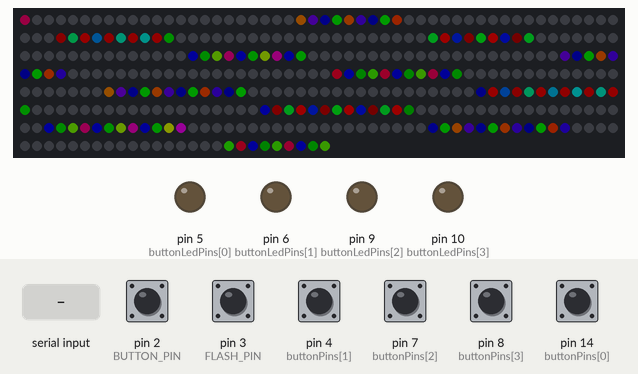
This program was run on a simulated Arduino Nano, built with avr-gcc and run on an emulated ATmega328P. On the bench: 376 RGB LEDs in strip order, left to right, continuing on the next row, output pins drawn as LEDs (lit = HIGH). The test bench sets the inputs (shaded band); at power-on: pin 2 (BUTTON_PIN), pin 3 (FLASH_PIN), pin 4 (buttonPins[1]), pin 7 (buttonPins[2]), pin 8 (buttonPins[3]), pin 14 (buttonPins[0]) HIGH. Dim RGB values are drawn brighter than linear; colours are those a GRB WS2812 strip shows for the declared byte order; what the program prints to the serial monitor is not drawn.

Above: at 1.2 s.
1.3 s: pin 3 (FLASH_PIN) pulled LOW for 0.15 s
At 1.49 s:
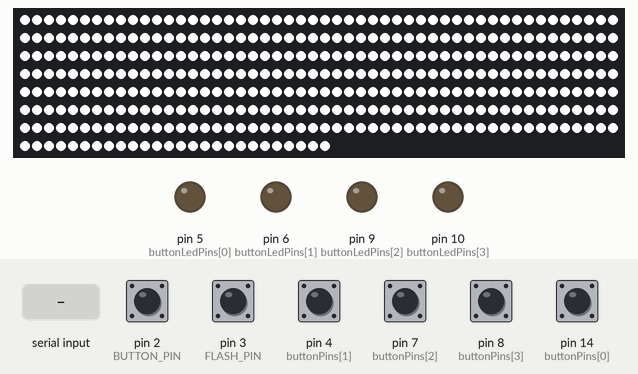
2.0 s: "f" received over Serial
At 2.53 s:
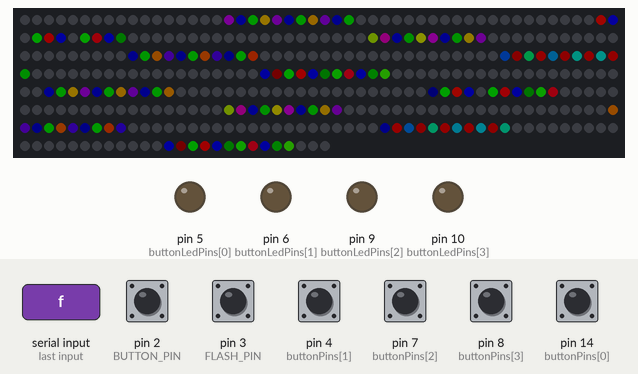
5.0 s: "t" received over Serial
At 5.38 s:
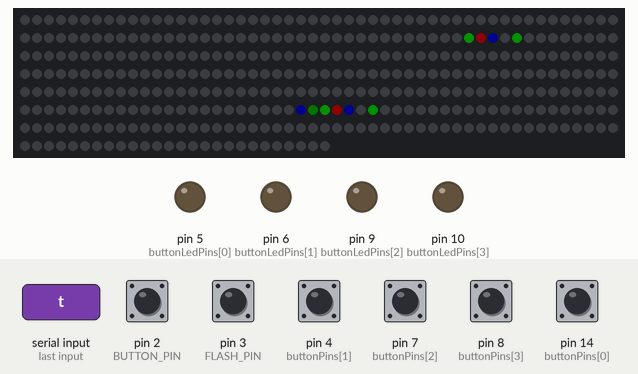
7.9 s: pin 3 (FLASH_PIN) pulled LOW for 1 s
At 8.7 s:
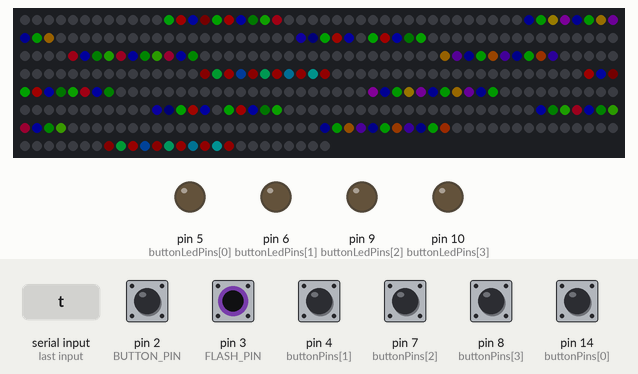
9.5 s: "F" received over Serial
At 10.02 s:
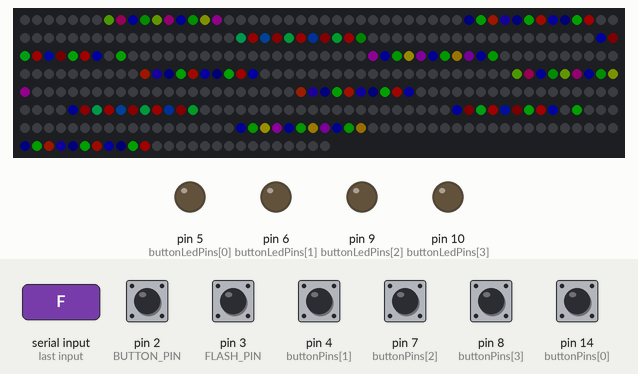
12.5 s: pin 3 (FLASH_PIN) pulled LOW for 0.15 s
At 12.98 s:
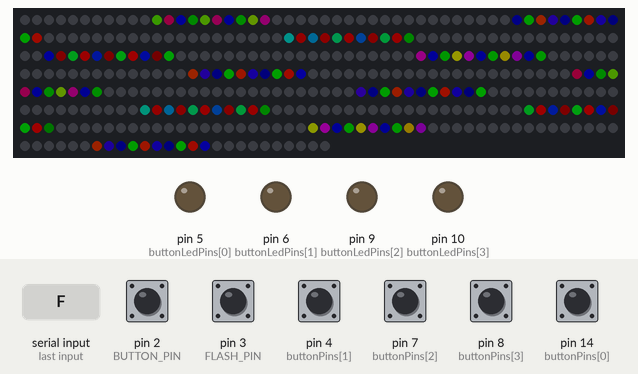
Timing chart, 0 to 15.5 s (numbered marks = the images above; inputs shaded):
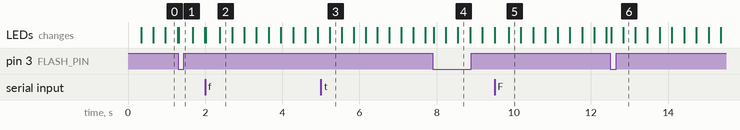

Measured:
- after the input at 1.3 s, the LEDs: change at once (image 1)
- after the input at 2.0 s, the LEDs: first change at once (image 2 shows a later state)
- after the input at 5.0 s, the LEDs: change after 0.23 s (image 3)
- after the input at 7.9 s, the LEDs: first change at once (image 4 shows a later state)
- after the input at 9.5 s, the LEDs: first differ from a run without the input at once (image 5 shows a later state)
- after the input at 12.5 s, the LEDs: first change at once (image 6 shows a later state)

The program:

main.cpp
```cpp
#include <Arduino.h>

#include <FastLED.h>
#include "FastLED_RGBW.h"

// //GRBW
// //RGB
// // 24 außen
// // 23 innen
// // unten innen eingespeißt, gegen den Uhrzeigersinn

// trigger button
#define BUTTON_PIN      2
#define DEBOUNCE        200
#define FILTER_DELAY    5       // ms, after which the trigger button counts as pressed
#define INTERRUPT_MODE  RISING

// flash input
#define FLASH_PIN       3
#define FLASH_DEBOUNCE  200
#define FLASH_FILTER    2
#define FLASH_INT_MODE  FALLING

// menu buttons
const uint8_t buttonPins[] =    { 14,  4,  7,  8 };
const uint8_t buttonLedPins[] = { 5,  6,  9, 10 };
const uint8_t buttonPressedLevel = HIGH;
#define DATA_PIN    16 //11
#define NUM_LEDS    282
const uint8_t buttonNum = sizeof(buttonPins) / sizeof(buttonPins[0]);

CRGBW leds[NUM_LEDS];
CRGB *ledsRGB = (CRGB *) &leds[0];

#define IDLE_ANIM_STEPTIME  20
#define FLASH_TIME          100
#define BRIGHTNESS_IDLE     32
#define BRIGHTNESS_CIRCLE   64

CRGBW black(0, 0, 0, 0);
CRGBW red(255, 0, 0, 0);
CRGBW green(0, 255, 0, 0);
CRGBW blue(0, 0, 255, 0);
CRGBW yellow(255, 255, 0, 0);
CRGBW cyan(0, 255, 255, 0);
CRGBW violet(255, 0, 255, 0);
CRGBW white(0, 0, 0, 255);
CRGBW fullWhite(255, 255, 255, 255);

CRGBW loadingColors[] = {red, yellow, green, cyan, blue, white};


#define STRIP_OUTER_LEN 24
#define STRIP_INNER_LEN 23

uint8_t segmentOrder[] = {3, 2, 1, 6, 5, 4};


// magic - do not touch
// should generate the same pattern as generateLedMapping
uint16_t mappedLedNum(uint16_t ledNum) {
    // ledNum *= 2;
    for(uint8_t i = 0; i < 6; i++) {
        //0   1  47   0  48
        //1  48  94  47  95
        //2  95 141  94 142
        //3 142 188 141 189
        //4 189 235 188 236
        //5 236 282 235 283
        uint16_t innerMin = (STRIP_INNER_LEN * i) * 2 + (i + 1);
        uint16_t innerMax = innerMin + STRIP_INNER_LEN * 2;
        uint16_t outerMin = (STRIP_OUTER_LEN * i) * 2 - i;
        uint16_t outerMax = outerMin + STRIP_OUTER_LEN * 2;

        if(ledNum >= innerMin && ledNum < innerMax && ledNum % 2 != i % 2) {
            return (STRIP_INNER_LEN * segmentOrder[i]) - 1 - (ledNum - innerMin) / 2;
        }
        else if(ledNum >= outerMin && ledNum < outerMax && ledNum % 2 == i % 2) {
            return (STRIP_OUTER_LEN * segmentOrder[i]) - 1 - (ledNum - outerMin) / 2 + STRIP_INNER_LEN * 6;
        }
    }
    return 0;   // should never be reached
}

const uint8_t segmentMapping[] = {2, 1, 0, 5, 4, 3};

void setSegment(uint8_t segment, CRGBW color) {
    segment = segmentMapping[segment];
    uint16_t segmentInnerStart  = segment * 23;
    uint16_t segmentInnerEnd    = segmentInnerStart + 22;
    uint16_t segmentOuterStart  = (23*6) + segment * 24;
    uint16_t segmentOuterEnd    = segmentOuterStart + 23;

    for(uint16_t i = segmentInnerStart; i <= segmentInnerEnd; i++) {
        leds[i] = color;
    }

    for(uint16_t i = segmentOuterStart; i <= segmentOuterEnd; i++) {
        leds[i] = color;
    }

    FastLED.show();

}


void setLed(uint16_t ledNum, CRGBW color) {
    // strip.SetPixelColor(ledMapping[ledNum], color);
    // leds[ledMapping[ledNum]] = color;
    leds[mappedLedNum(ledNum)] = color;
}


void fillColor(CRGBW color) {
    for(uint16_t i = 0; i < NUM_LEDS; i++) {
        leds[i] = color;
    }
}


void testFlash() {
    for(uint8_t i = 0; i < 6; i++) {
        setSegment(i, loadingColors[i]);
        delay(1000);
    }

    fillColor(fullWhite);
    FastLED.show();
    delay(100);
    fillColor(black);
    FastLED.show();
    delay(2000);
}

uint32_t startCircleTime = 0, circleTime = 0;
uint16_t lastUpdatedPixel = 0;
bool circleDone = false;

void stopRainbowCircle() {
    circleTime = 0;
    lastUpdatedPixel = 0;
    circleDone = true;
}

void rainbowCircleLoop() {
    if(circleTime != 0) {

        uint16_t currentPixel = ((float)(millis() - startCircleTime) / (float)circleTime) * (float)NUM_LEDS;
        if(currentPixel >= NUM_LEDS) {
            currentPixel = NUM_LEDS - 1;
        }

        for(uint16_t i = lastUpdatedPixel; i <= currentPixel; i++) {
            uint8_t hue = (1 - (float) i / (float)(NUM_LEDS - 1)) * 255;
            setLed(i, (CRGB)CHSV(hue, 255, BRIGHTNESS_CIRCLE));
        }
        FastLED.show();
        lastUpdatedPixel = currentPixel;

        if(currentPixel == NUM_LEDS - 1) {
            stopRainbowCircle();
        }
    }
}


void rainbowCircle(uint32_t time) {
    circleTime = time;
    lastUpdatedPixel = 0;
    circleDone = false;
    fillColor(black);
    startCircleTime = millis();

    // while(circleTime != 0) {
    //     rainbowCircleLoop();
    // }

}

void flash() {
    fillColor(fullWhite);
    FastLED.show();
    delay(FLASH_TIME);
    fillColor(black);
    FastLED.show();
    stopRainbowCircle();
}

void fillPalette(CRGBPalette16 palette, uint8_t index, uint8_t brightness, uint16_t start = 0, uint16_t end = NUM_LEDS) {
    if(end > NUM_LEDS)
        end = end % NUM_LEDS;

    for(uint16_t i = start; i < end; i++) {
        setLed(i, ColorFromPalette(palette, (index + i) % 256, brightness));
    }

    if(end < start) { // wrap around
        for(uint16_t i = start; i < NUM_LEDS; i++) {
            setLed(i, ColorFromPalette(palette, (index + i) % 256, brightness));
        }
        for(uint16_t i = 0; i < end; i++) {
            setLed(i, ColorFromPalette(palette, (index + i + (NUM_LEDS - end)) % 256, brightness));
        }
    }
}

volatile unsigned long lastButtonPress = 0, lastFlashSignal = 0;
bool startCircleAnimation = false, startFlash = false, triggerButtonPressed = false, flashTriggered = false;

void buttonIsr() {
    if(millis() - lastButtonPress > DEBOUNCE && !startCircleAnimation && !startFlash) {
        lastButtonPress = millis();
        triggerButtonPressed = true;
    }
}

void flashIsr() {
    if(millis() - lastFlashSignal > FLASH_DEBOUNCE) {
        lastFlashSignal = millis();
        flashTriggered = true;
    }
}

uint8_t lastButtonState[buttonNum] = {0};
uint32_t lastButtonEvent[buttonNum] = {0};

void handleButtons() {
    for (int i = 0; i < buttonNum; i++) {
        bool state = digitalRead(buttonPins[i]) == buttonPressedLevel;
        if (state != lastButtonState[i]) {
            if (state && millis() - lastButtonEvent[i] > DEBOUNCE) {
                Serial.write('1' + i); // print number of button that was just pressed
            }
            lastButtonEvent[i] = millis();
            lastButtonState[i] = state;
        }
    }
}

void setButtonLed(uint8_t buttonId, bool state) {
    if (buttonId < buttonNum) {
        digitalWrite(buttonLedPins[buttonId], state);
    }
}

void setup() {
    Serial.begin(115200);
    // Serial.println("Fotobox LED Control");

    pinMode(BUTTON_PIN, INPUT_PULLUP);
    attachInterrupt(digitalPinToInterrupt(BUTTON_PIN), buttonIsr, INTERRUPT_MODE);

    pinMode(FLASH_PIN, INPUT_PULLUP);
    attachInterrupt(digitalPinToInterrupt(FLASH_PIN), flashIsr, FLASH_INT_MODE);


    for (int i = 0; i < buttonNum; i++) {
        pinMode(buttonPins[i], INPUT_PULLUP);

        pinMode(buttonLedPins[i], OUTPUT);
        analogWrite(buttonLedPins[i], 0);
    }

    FastLED.addLeds<WS2812B, DATA_PIN, RGB>(ledsRGB, getRGBWsize(NUM_LEDS));
    FastLED.show();
    // generateLedMapping();

    // Serial.println(ledMapping[0]);
}

bool idleAnimation = true;
unsigned long lastAnimStep = 0;
uint16_t animStep = 0;

void loop() {
    if (triggerButtonPressed) {
        if (millis() - lastButtonPress > FILTER_DELAY) {
            // check if button is still pressed after filter delay to reject spurious interrupts due to noise
            if (digitalRead(BUTTON_PIN) == (INTERRUPT_MODE == RISING ? HIGH : LOW)) {
                // startCircleAnimation = true;
                // startFlash = true;
                Serial.print('t');
            }
            triggerButtonPressed = false;
        }
    }

    if (flashTriggered) {
        if (millis() - lastFlashSignal > FLASH_FILTER) {
            if (digitalRead(FLASH_PIN) == (FLASH_INT_MODE == RISING ? HIGH : LOW)) {
                flash();
                Serial.print('f');
                idleAnimation = true;
            }
            flashTriggered = false;
        }
    }

    if(startCircleAnimation) {
        rainbowCircle(6000);
        startCircleAnimation = false;
    }
    if(startFlash && circleTime == 0 && !startCircleAnimation) {
        startFlash = false;
        Serial.print('t');
        flash();
    }


    if(Serial.available()) {
        char c = Serial.read();
        switch (c) {
            case 't':
            case 'T':
                idleAnimation = false;
                rainbowCircle(6000);
                break;
            case 'f':
            case 'F':
                flash();
                idleAnimation = true;
                break;
            default:
                if (c >= '1' && c <= '4') {
                    setButtonLed(c - '1', 1);
                }
                else if (c >= '5' && c <= '8') {
                    setButtonLed(c - '5', 0);
                }
                break;
        }
    }

    rainbowCircleLoop();

    // do idle animation
    if(circleTime == 0 && idleAnimation && millis() - lastAnimStep >= IDLE_ANIM_STEPTIME) {
        lastAnimStep = millis();
        // uint16_t step = (millis() / 10) % NUM_LEDS;

        fillColor(black);

        for(uint8_t i = 0; i < 6; i++) {
            uint16_t offset = animStep % 47;
            uint16_t begin = i * 47 + offset;
            uint16_t end = i * 47 + 16 + offset;
            fillPalette(RainbowColors_p, (animStep * 2) % 256, BRIGHTNESS_IDLE, begin, end);
        }
        FastLED.show();

        animStep++;
    }

    handleButtons();
}
```

FastLED_RGBW.h
```cpp
 /*
 * Hack to enable SK6812 RGBW strips to work with FastLED.
 *
 * Original code by Jim Bumgardner (http://krazydad.com).
 * Modified by David Madison (http://partsnotincluded.com).
 *
*/

#ifndef FastLED_RGBW_h
#define FastLED_RGBW_h

struct CRGBW  {
	union {
		struct {
			union {
				uint8_t g;
				uint8_t green;
			};
			union {
				uint8_t r;
				uint8_t red;
			};
			union {
				uint8_t b;
				uint8_t blue;
			};
			union {
				uint8_t w;
				uint8_t white;
			};
		};
		uint8_t raw[4];
	};

	CRGBW(){}

	CRGBW(uint8_t rd, uint8_t grn, uint8_t blu, uint8_t wht){
		r = rd;
		g = grn;
		b = blu;
		w = wht;
	}

	inline void operator = (const CRGB c) __attribute__((always_inline)){
		this->r = c.r;
		this->g = c.g;
		this->b = c.b;
		this->white = 0;
	}

    inline CRGBW(const CRGB& c) __attribute__((always_inline))
    {
        this->r = c.r;
		this->g = c.g;
		this->b = c.b;
		this->white = 0;
    }
};

inline uint16_t getRGBWsize(uint16_t nleds){
	uint16_t nbytes = nleds * 4;
	if(nbytes % 3 > 0) return nbytes / 3 + 1;
	else return nbytes / 3;
}

#endif
```
